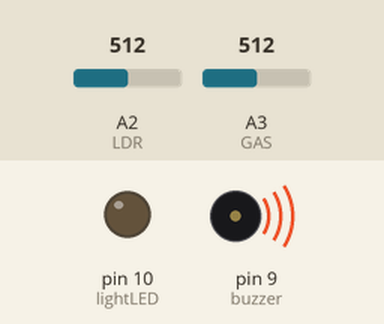
Recording of a sketch running on a simulated Arduino Uno, built with avr-gcc and run on an emulated ATmega328P. Parts: output pins drawn as LEDs (lit = HIGH), buzzer (waves = sounding). The test bench sets the inputs (shaded band); at power-on: A2 (LDR) = 512, A3 (GAS) = 512.

Above: at 1.3 s.
1.4 s: A2 (LDR) set to 414
2.9 s: A2 (LDR) set to 385
At 4.1 s:
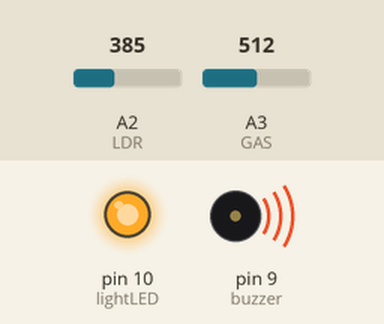
4.4 s: A3 (GAS) set to 315
At 5.4 s:
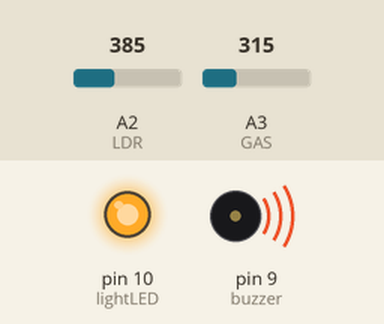
5.9 s: A3 (GAS) set to 283
At 7.6 s:
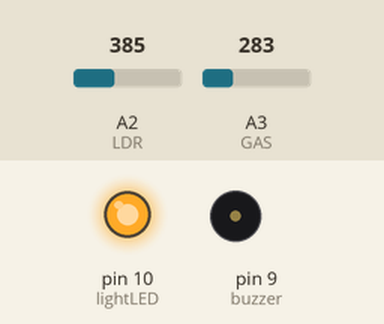
7.9 s: A2 (LDR) set to 410
At 9.2 s:
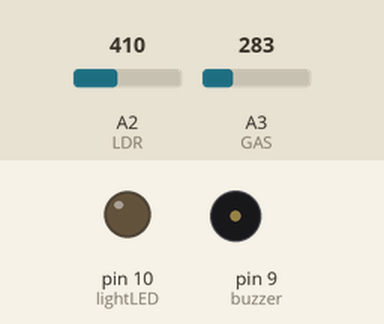
9.5 s: A2 (LDR) set to 390
At 10.4 s:
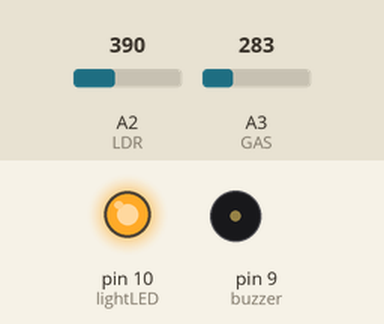
Timing chart, 0 to 12.1 s (numbered marks = the images above; inputs shaded):
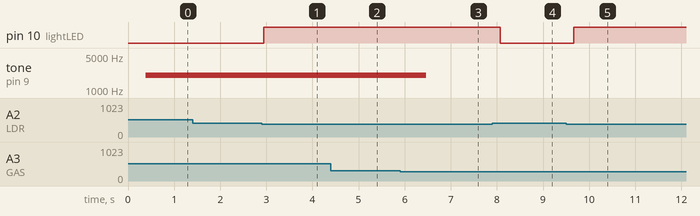

The sketch:

gas_led.ino
```cpp
int LDR = A2;        // cảm biến ánh sáng
int GAS = A3;        // cảm biến khí gas

int lightLED = 10;   // đèn bật khi trời tối
int buzzer = 9;      // còi báo gas

int lightThreshold = 400;   // ngưỡng tối
int gasThreshold = 300;     // ngưỡng khí gas

void setup() {


  pinMode(lightLED, OUTPUT);
  pinMode(buzzer, OUTPUT);
}

void loop() {

  int lightValue = analogRead(LDR);
  int gasValue = analogRead(GAS);


  // ===== CẢM BIẾN ÁNH SÁNG =====
  if(lightValue < lightThreshold){
    digitalWrite(lightLED, HIGH);   // trời tối → bật đèn
  }
  else{
    digitalWrite(lightLED, LOW);    // trời sáng → tắt đèn
  }

  // ===== CẢM BIẾN KHÍ GAS =====
  if(gasValue > gasThreshold){
    for (int x = 0; x < 180; x++) {

      // chuyển độ sang radian
      float sinVal = sin(x * (3.1412 / 180));

      // tạo tần số dao động
      int toneVal = 2000 + (int)(sinVal * 1000);

      tone(buzzer, toneVal);

      delay(2);
    }
  }
  else{
    noTone(buzzer);
  }

  delay(200);
}
```

Measured:
- the behaviour switches between 400 and 399 on A2 (LDR) (found by bisection; images 0 and 1)
- the behaviour switches between 301 and 300 on A3 (GAS) (found by bisection; images 2 and 3)
- after the input at 2.9 s, pin 10 (lightLED): LOW → HIGH at once; tone on pin 9 (buzzer): stays 2017 Hz (without the input it goes to 2743 Hz after 1.5 s)
- after the input at 4.4 s, tone on pin 9 (buzzer): stays 2017 Hz (without the input it goes to 2173 Hz after 1.5 s)
- after the input at 5.9 s, tone on pin 9 (buzzer): 2017 Hz → silent after 0.57 s
- after the input at 7.9 s, pin 10 (lightLED): HIGH → LOW after 0.17 s
- after the input at 9.5 s, pin 10 (lightLED): LOW → HIGH after 0.17 s
